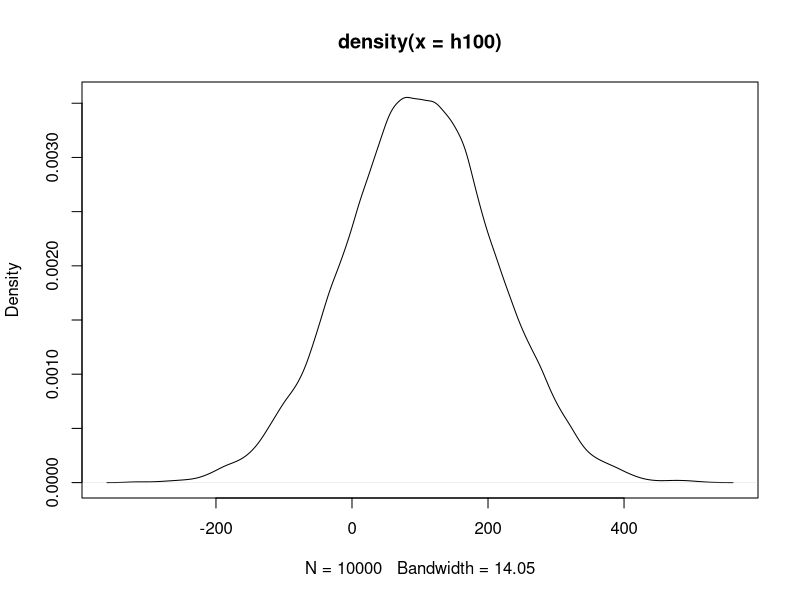

Here is the R script that generated this plot:
## ---- chunk 1
experiment <- function(size){
  sum(sample(c(12,-10), size, replace=TRUE)) #apibrėžiama ekspermento funkcija
  }
## ---- chunk 2
#n={1,2,5,10,20,100}
h1=replicate(10000,experiment(1))#pakartojamas ekspermentas 10000kartų, kai n=1
mean(h1>0)#suskaičiuojama tikimybė turėti teigiamą balansą
h2=replicate(10000,experiment(2))
mean(h2>0)
h5=replicate(10000,experiment(5))
mean(h5>0)
h10=replicate(10000,experiment(10))
mean(h10>0)
h100=replicate(10000,experiment(100))
mean(h100>0)
## ---- chunk 3
quantile(h100, 0.025)#nurodomas kvantilis
quantile(h100, 0.975)#nurodomas kvantilis

## ---- chunk 4
plot(density(h100))
